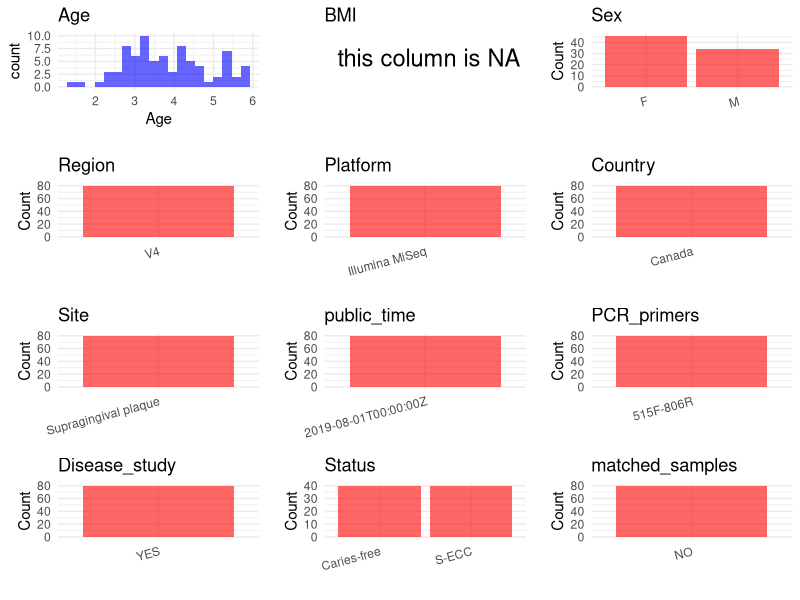

The R source for this figure: (Note: this script raises an error after producing the figure.)
## ---- chunk 1
library(tidyverse)
library(ggplot2)
library(cowplot)

setwd("C:/Users/zyc/Desktop/oral_project/PRJNA555320")
initial_meta <- read.csv("SraRunTable.csv", header = TRUE) 
head(initial_meta)
## ---- chunk 2
metadata <- data.frame(
  BioProject = initial_meta$BioProject,
  Run = initial_meta$Run,
  sample_name = initial_meta$Sample.Name,
  Age = initial_meta$host_age_in_months, 
  BMI = NA,  
  Sex = initial_meta$host_sex,
  Platform = initial_meta$Instrument,
  Country = initial_meta$geo_loc_name_country,
  Status = initial_meta$Host_disease,
  Site = initial_meta$isolation_source,
  public_time = initial_meta$ReleaseDate,
  stringsAsFactors = FALSE
)
## ---- chunk 3
 metadata <- metadata %>%filter(Site == "Supragingival plaque")%>% filter(grepl("16S",sample_name))

 metadata <- metadata %>%
  mutate(Sex = recode(Sex, "female" = "F", "male" = "M"))
 metadata <- metadata %>%mutate(Age = Age/12)




## ---- chunk 4

metadata$matched_samples = "NO"
metadata$Region = "V4"
metadata$title <- "Characterization of Supragingival Plaque and Oral Swab Microbiomes in Children With Severe Early Childhood Caries"
metadata$Disease_study <- "YES"
metadata$PCR_primers <- "515F-806R"
head(metadata)
## ---- chunk 5
print(paste("Number of unique runs:", length(unique(metadata$Run))))
print(paste("Number of unique sample names:", length(unique(metadata$sample_name))))
## ---- chunk 6
plot_data <- metadata %>%
  select(-BioProject, -Run, -sample_name, -title)

# Function to create simple plots for each column
create_simple_plots <- function(data) {
  plots <- list()
  
  for (col in colnames(data)) {
    # Check if the column is all NA
    if (all(is.na(data[[col]]))) {
      # Create an empty plot with text indicating all NA
      p <- ggplot() +
        annotate("text", x = 0.5, y = 0.5, label = "this column is NA", size = 6) +
        labs(title = col) +
        theme_void()
    } else if (is.numeric(data[[col]])) {
      # Numeric variable: histogram
      p <- ggplot(data, aes(x = .data[[col]])) +
        geom_histogram(fill = "blue", alpha = 0.6, bins = 20, na.rm = T) +
        labs(title = col) +
        theme_minimal()
    } else {
      # Categorical variable: bar plot (remove NA values)
      count_data <- as.data.frame(table(data[[col]], useNA = "ifany"))
      p <- ggplot(count_data, aes(x = reorder(Var1, -Freq), y = Freq)) +
        geom_col(fill = "red", alpha = 0.6) +
        labs(title = col, x = NULL, y = "Count") +
        theme_minimal() +
        theme(axis.text.x = element_text(angle = 15, hjust = 1))
    }
    plots[[col]] <- p
  }
  
  return(plots)
}


plots <- create_simple_plots(plot_data)
p<-plot_grid(plots$Age, 
          plots$BMI, 
          plots$Sex, 
          plots$Region, 
          plots$Platform, 
          plots$Country, 
          plots$Site,
          plots$public_time, 
          plots$PCR_primers,
          plots$Disease_study,
          plots$Status,
          plots$matched_samples,# add 
          ncol = 3, align = "hv", axis = "lb")
ggsave("Metadata_Summary.png", plot = p, width = 8, height = 6, dpi = 150)


## ---- chunk 7
knitr::include_graphics("Metadata_Summary.png")
## ---- chunk 8
metadata <- metadata[, c(
  "BioProject", "Run", "sample_name", "Age", "BMI", "Sex", 
  "Region", "Platform", "Country", "Site", "public_time", 
  "PCR_primers", "title", "Disease_study", "Status","matched_samples"
)]

write.csv(metadata, file = "metadata.csv", quote = FALSE)
